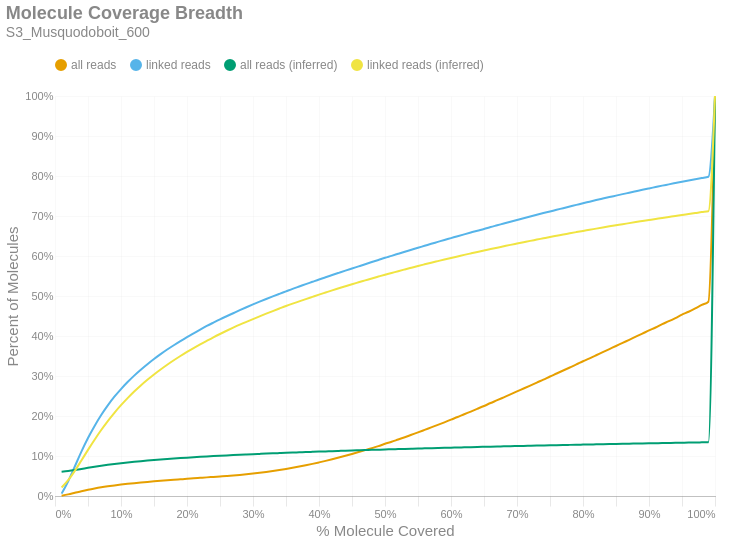

Source (notebook cell):
### Markdown cell above
### Molecule Read Coverage
This chart shows molecule coverage breadth as computed by the number of bases aligned to that molecule. In other words, "*how much of each unique long molecule is actually sequenced/aligned?*" Keep in mind there is a distinction between sequences and alignments, since some sequences belonging to a particular molecule may not align well and wouldn't appear in the alignment data. This chart also shows molecule coverage breadth as computed by the *inferred fragment* from which the aligned sequences originate. Unlike read coverage, this calculation takes into account the total insert size, including unsequenced gaps between the forward and reverse reads. Like the previous figures, these are cumulative percents.

### Code cell
if SKIPLR:
    print_html(f"Skipped")
else:
    binned_df = consolidated_hist(valids['coverage_bp'], mask, 0.01, True)
    binned_df_inf = consolidated_hist(valids['coverage_inserts'], mask, 0.01, True)
    binned_df = binned_df.with_columns(pl.lit(binned_df_inf['all reads (cumsum)']).alias('all reads (inferred)'))
    binned_df = binned_df.with_columns(pl.lit(binned_df_inf['linked reads (cumsum)']).alias('linked reads (inferred)'))
    binned_df = binned_df.with_columns(
        (pl.col('bin').cast(pl.Float64) + 0.01).alias('right_edge')
    )

    with SafeRender(binned_df):
        (
            density_plot(binned_df, 'Molecule Coverage Breadth', samplename, 'molcov', ['all reads (inferred)','linked reads (inferred)'])
            .encode(
                #x=alt.X('bin:Q', title="% Molecule Covered").axis(format = '%').scale(padding=0),
                x=alt.X('right_edge:Q', title="% Molecule Covered").axis(format='%').scale(padding=0),
                y=alt.Y('value:Q', title='Percent of Molecules')
                    .axis(format='%')
                    .stack(False)
                    .scale(domainMin=0, padding=0),
                color=alt.Color("key:N").scale(domain = ["all reads", "linked reads", "all reads (inferred)", "linked reads (inferred)"]),
                tooltip = [
                    alt.Tooltip("key:N", title = "Data Type"),
                    alt.Tooltip("range_label:N", title="% Molecule Covered"),
                    alt.Tooltip("value:Q", format = ".2%", title="% Molecules")
                ]
            )
        ).display()

### Figure 1 — Vega-Lite specification as saved in the notebook (floating-point values rounded to 4 significant figures)
{"width": "container", "height": 400, "config": {"title": {"anchor": "start", "dy": -15, "fontSize": 18, "color": "#888888", "subtitleColor": "#888888", "subtitleFontSize": 14}, "arc": {"fill": "#0072B2"}, "axis": {"domainColor": "#888888", "domainWidth": 0.5, "gridWidth": 0.2, "grid": false, "titleFontWeight": 400, "titleFontSize": 15, "labelFontSize": 11, "labelColor": "#888888", "tickColor": "#888888", "tickWidth": 0.2, "titleColor": "#888888"}, "axisBand": {"grid": false}, "axisX": {"grid": true, "tickSize": 10, "domainCap": "round"}, "axisY": {"domain": false, "grid": true, "tickSize": 0, "domainCap": "round"}, "background": "transparent", "header": {"labelFontSize": 15, "labelColor": "#888888", "titleFontSize": 15, "titleFontWeight": 600, "titleColor": "#888888"}, "legend": {"labelFont": "sans-serif", "labelFontSize": 12, "labelColor": "#888888", "symbolSize": 100, "symbolType": "circle", "titleFontSize": 12, "titlePadding": 10, "titleColor": "#888888", "title": null, "orient": "top"}, "range": {"category": ["#E69F00", "#56B4E9", "#009E73", "#F0E442", "#0072B2", "#D55E00", "#CC79A7", "#000000"], "diverging": ["#cfe8f3", "#a2d4ec", "#73bfe2", "#46abdb", "#1696d2", "#12719e"]}, "area": {"fill": "#0072B2", "fillOpacity": 0.7, "line": true, "strokeOpacity": 0.7}, "line": {"color": "#0072B2", "stroke": "#0072B2", "strokeWidth": 2}, "trail": {"color": "#0072B2", "stroke": "#0072B2", "strokeWidth": 0, "size": 1}, "point": {"filled": true, "fillOpacity": 1.0, "size": 95}, "text": {"color": "#888888", "fontSize": 11, "align": "right", "fontWeight": 400, "size": 11}, "bar": {"fill": "#0072B2", "stroke": null}, "view": {"stroke": null, "continuousWidth": 660, "continuousHeight": 400}}, "data": {"name": "data-469748966c6b6099ee981f1a38ce3412"}, "mark": {"type": "line", "interpolate": "monotone", "point": {"opacity": 0, "size": 275}}, "encoding": {"color": {"field": "key", "scale": {"domain": ["all reads", "linked reads", "all reads (inferred)", "linked reads (inferred)"]}, "type": "nominal"}, "tooltip": [{"field": "key", "title": "Data Type", "type": "nominal"}, {"field": "range_label", "title": "% Molecule Covered", "type": "nominal"}, {"field": "value", "format": ".2%", "title": "% Molecules", "type": "quantitative"}], "x": {"axis": {"format": "%"}, "field": "right_edge", "scale": {"padding": 0}, "title": "% Molecule Covered", "type": "quantitative"}, "y": {"axis": {"format": "%"}, "field": "value", "scale": {"domainMin": 0, "padding": 0}, "stack": false, "title": "Percent of Molecules", "type": "quantitative"}}, "params": [{"name": "param_c36ac31b6afebe62", "select": {"type": "point", "fields": ["key"]}, "bind": "legend"}], "title": {"text": "Molecule Coverage Breadth", "subtitle": "S3_Musquodoboit_600"}, "transform": [{"fold": ["all reads (cumsum)", "linked reads (cumsum)", "all reads (inferred)", "linked reads (inferred)"]}, {"calculate": "replace(datum.key, ' (cumsum)', '')", "as": "key"}, {"filter": {"param": "param_c36ac31b6afebe62"}}], "usermeta": {"embedOptions": {"downloadFileName": "S3_Musquodoboit_600.molcov"}}, "$schema": "https://vega.github.io/schema/vega-lite/v6.1.0.json", "datasets": {"data-469748966c6b6099ee981f1a38ce3412": [{"bin": "0.0", "interval": "0.0-0.01", "all reads": 0.0007727, "linked reads": 0.005959, "all reads (cumsum)": 0.0007727, "linked reads (cumsum)": 0.005959, "range_label": "0.0-0.01", "all reads (inferred)": 0.06039, "linked reads (inferred)": 0.02131, "right_edge": 0.01}, {"bin": "0.01", "interval": "0.01-0.02", "all reads": 0.003346, "linked reads": 0.03104, "all reads (cumsum)": 0.004118, "linked reads (cumsum)": 0.037, "range_label": "0.01-0.02", "all reads (inferred)": 0.06236, "linked reads (inferred)": 0.03956, "right_edge": 0.02}, {"bin": "0.02", "interval": "0.02-0.03", "all reads": 0.00388, "linked reads": 0.03676, "all reads (cumsum)": 0.007998, "linked reads (cumsum)": 0.07376, "range_label": "0.02-0.03", "all reads (inferred)": 0.06481, "linked reads (inferred)": 0.06278, "right_edge": 0.03}, {"bin": "0.03", "interval": "0.03-0.04", "all reads": 0.003934, "linked reads": 0.03709, "all reads (cumsum)": 0.01193, "linked reads (cumsum)": 0.1108, "range_label": "0.03-0.04", "all reads (inferred)": 0.06755, "linked reads (inferred)": 0.0889, "right_edge": 0.04}, {"bin": "0.04", "interval": "0.04-0.05", "all reads": 0.003594, "linked reads": 0.03406, "all reads (cumsum)": 0.01553, "linked reads (cumsum)": 0.1449, "range_label": "0.04-0.05", "all reads (inferred)": 0.07036, "linked reads (inferred)": 0.1153, "right_edge": 0.05}, {"bin": "0.05", "interval": "0.05-0.06", "all reads": 0.003196, "linked reads": 0.03016, "all reads (cumsum)": 0.01872, "linked reads (cumsum)": 0.1751, "range_label": "0.05-0.06", "all reads (inferred)": 0.07303, "linked reads (inferred)": 0.1408, "right_edge": 0.06}, {"bin": "0.06", "interval": "0.06-0.07", "all reads": 0.002886, "linked reads": 0.02731, "all reads (cumsum)": 0.02161, "linked reads (cumsum)": 0.2024, "range_label": "0.06-0.07", "all reads (inferred)": 0.07556, "linked reads (inferred)": 0.165, "right_edge": 0.07}, {"bin": "0.07", "interval": "0.07-0.08", "all reads": 0.002545, "linked reads": 0.02414, "all reads (cumsum)": 0.02415, "linked reads (cumsum)": 0.2265, "range_label": "0.07-0.08", "all reads (inferred)": 0.0779, "linked reads (inferred)": 0.1874, "right_edge": 0.08}, {"bin": "0.08", "interval": "0.08-0.09", "all reads": 0.002297, "linked reads": 0.02164, "all reads (cumsum)": 0.02645, "linked reads (cumsum)": 0.2482, "range_label": "0.08-0.09", "all reads (inferred)": 0.08005, "linked reads (inferred)": 0.208, "right_edge": 0.09}, {"bin": "0.09", "interval": "0.09-0.1", "all reads": 0.002039, "linked reads": 0.01909, "all reads (cumsum)": 0.02849, "linked reads (cumsum)": 0.2672, "range_label": "0.09-0.1", "all reads (inferred)": 0.08203, "linked reads (inferred)": 0.2271, "right_edge": 0.1}, {"bin": "0.1", "interval": "0.1-0.11", "all reads": 0.00189, "linked reads": 0.01761, "all reads (cumsum)": 0.03038, "linked reads (cumsum)": 0.2849, "range_label": "0.1-0.11", "all reads (inferred)": 0.08386, "linked reads (inferred)": 0.2447, "right_edge": 0.11}, {"bin": "0.11", "interval": "0.11-0.12", "all reads": 0.00173, "linked reads": 0.01612, "all reads (cumsum)": 0.03211, "linked reads (cumsum)": 0.301, "range_label": "0.11-0.12", "all reads (inferred)": 0.08558, "linked reads (inferred)": 0.2613, "right_edge": 0.12}, {"bin": "0.12", "interval": "0.12-0.13", "all reads": 0.001579, "linked reads": 0.01464, "all reads (cumsum)": 0.03369, "linked reads (cumsum)": 0.3156, "range_label": "0.12-0.13", "all reads (inferred)": 0.08715, "linked reads (inferred)": 0.2764, "right_edge": 0.13}, {"bin": "0.13", "interval": "0.13-0.14", "all reads": 0.001484, "linked reads": 0.01377, "all reads (cumsum)": 0.03517, "linked reads (cumsum)": 0.3294, "range_label": "0.13-0.14", "all reads (inferred)": 0.08862, "linked reads (inferred)": 0.2905, "right_edge": 0.14}, {"bin": "0.14", "interval": "0.14-0.15", "all reads": 0.001429, "linked reads": 0.01304, "all reads (cumsum)": 0.0366, "linked reads (cumsum)": 0.3424, "range_label": "0.14-0.15", "all reads (inferred)": 0.09001, "linked reads (inferred)": 0.3038, "right_edge": 0.15}, {"bin": "0.15", "interval": "0.15-0.16", "all reads": 0.001352, "linked reads": 0.01219, "all reads (cumsum)": 0.03795, "linked reads (cumsum)": 0.3546, "range_label": "0.15-0.16", "all reads (inferred)": 0.09131, "linked reads (inferred)": 0.3163, "right_edge": 0.16}, {"bin": "0.16", "interval": "0.16-0.17", "all reads": 0.001306, "linked reads": 0.01155, "all reads (cumsum)": 0.03926, "linked reads (cumsum)": 0.3662, "range_label": "0.16-0.17", "all reads (inferred)": 0.09255, "linked reads (inferred)": 0.3282, "right_edge": 0.17}, {"bin": "0.17", "interval": "0.17-0.18", "all reads": 0.001258, "linked reads": 0.01074, "all reads (cumsum)": 0.04052, "linked reads (cumsum)": 0.3769, "range_label": "0.17-0.18", "all reads (inferred)": 0.09372, "linked reads (inferred)": 0.3394, "right_edge": 0.18}, {"bin": "0.18", "interval": "0.18-0.19", "all reads": 0.001232, "linked reads": 0.01032, "all reads (cumsum)": 0.04175, "linked reads (cumsum)": 0.3872, "range_label": "0.18-0.19", "all reads (inferred)": 0.09484, "linked reads (inferred)": 0.35, "right_edge": 0.19}, {"bin": "0.19", "interval": "0.19-0.2", "all reads": 0.001233, "linked reads": 0.01, "all reads (cumsum)": 0.04298, "linked reads (cumsum)": 0.3972, "range_label": "0.19-0.2", "all reads (inferred)": 0.09591, "linked reads (inferred)": 0.3602, "right_edge": 0.2}, {"bin": "0.2", "interval": "0.2-0.21", "all reads": 0.001173, "linked reads": 0.00936, "all reads (cumsum)": 0.04415, "linked reads (cumsum)": 0.4066, "range_label": "0.2-0.21", "all reads (inferred)": 0.09691, "linked reads (inferred)": 0.3698, "right_edge": 0.21}, {"bin": "0.21", "interval": "0.21-0.22", "all reads": 0.001206, "linked reads": 0.009368, "all reads (cumsum)": 0.04536, "linked reads (cumsum)": 0.416, "range_label": "0.21-0.22", "all reads (inferred)": 0.09788, "linked reads (inferred)": 0.3791, "right_edge": 0.22}, {"bin": "0.22", "interval": "0.22-0.23", "all reads": 0.001202, "linked reads": 0.009061, "all reads (cumsum)": 0.04656, "linked reads (cumsum)": 0.425, "range_label": "0.22-0.23", "all reads (inferred)": 0.09882, "linked reads (inferred)": 0.388, "right_edge": 0.23}, {"bin": "0.23", "interval": "0.23-0.24", "all reads": 0.001167, "linked reads": 0.008445, "all reads (cumsum)": 0.04773, "linked reads (cumsum)": 0.4335, "range_label": "0.23-0.24", "all reads (inferred)": 0.09974, "linked reads (inferred)": 0.3967, "right_edge": 0.24}, {"bin": "0.24", "interval": "0.24-0.25", "all reads": 0.001177, "linked reads": 0.008202, "all reads (cumsum)": 0.04891, "linked reads (cumsum)": 0.4417, "range_label": "0.24-0.25", "all reads (inferred)": 0.1006, "linked reads (inferred)": 0.405, "right_edge": 0.25}, {"bin": "0.25", "interval": "0.25-0.26", "all reads": 0.001172, "linked reads": 0.007717, "all reads (cumsum)": 0.05008, "linked reads (cumsum)": 0.4494, "range_label": "0.25-0.26", "all reads (inferred)": 0.1015, "linked reads (inferred)": 0.4131, "right_edge": 0.26}, {"bin": "0.26", "interval": "0.26-0.27", "all reads": 0.001237, "linked reads": 0.007562, "all reads (cumsum)": 0.05132, "linked reads (cumsum)": 0.457, "range_label": "0.26-0.27", "all reads (inferred)": 0.1023, "linked reads (inferred)": 0.4208, "right_edge": 0.27}, {"bin": "0.27", "interval": "0.27-0.28", "all reads": 0.001388, "linked reads": 0.007534, "all reads (cumsum)": 0.0527, "linked reads (cumsum)": 0.4645, "range_label": "0.27-0.28", "all reads (inferred)": 0.1031, "linked reads (inferred)": 0.4283, "right_edge": 0.28}, {"bin": "0.28", "interval": "0.28-0.29", "all reads": 0.001548, "linked reads": 0.0073, "all reads (cumsum)": 0.05425, "linked reads (cumsum)": 0.4718, "range_label": "0.28-0.29", "all reads (inferred)": 0.1038, "linked reads (inferred)": 0.4354, "right_edge": 0.29}, {"bin": "0.29", "interval": "0.29-0.3", "all reads": 0.001727, "linked reads": 0.007102, "all reads (cumsum)": 0.05598, "linked reads (cumsum)": 0.4789, "range_label": "0.29-0.3", "all reads (inferred)": 0.1045, "linked reads (inferred)": 0.4423, "right_edge": 0.3}, {"bin": "0.3", "interval": "0.3-0.31", "all reads": 0.001931, "linked reads": 0.006919, "all reads (cumsum)": 0.05791, "linked reads (cumsum)": 0.4858, "range_label": "0.3-0.31", "all reads (inferred)": 0.1052, "linked reads (inferred)": 0.4491, "right_edge": 0.31}, {"bin": "0.31", "interval": "0.31-0.32", "all reads": 0.002125, "linked reads": 0.006654, "all reads (cumsum)": 0.06003, "linked reads (cumsum)": 0.4925, "range_label": "0.31-0.32", "all reads (inferred)": 0.1059, "linked reads (inferred)": 0.4558, "right_edge": 0.32}, {"bin": "0.32", "interval": "0.32-0.33", "all reads": 0.002332, "linked reads": 0.006488, "all reads (cumsum)": 0.06237, "linked reads (cumsum)": 0.499, "range_label": "0.32-0.33", "all reads (inferred)": 0.1066, "linked reads (inferred)": 0.4624, "right_edge": 0.33}, {"bin": "0.33", "interval": "0.33-0.34", "all reads": 0.002467, "linked reads": 0.006343, "all reads (cumsum)": 0.06483, "linked reads (cumsum)": 0.5053, "range_label": "0.33-0.34", "all reads (inferred)": 0.1073, "linked reads (inferred)": 0.4687, "right_edge": 0.34}, {"bin": "0.34", "interval": "0.34-0.35", "all reads": 0.002689, "linked reads": 0.006277, "all reads (cumsum)": 0.06752, "linked reads (cumsum)": 0.5116, "range_label": "0.34-0.35", "all reads (inferred)": 0.108, "linked reads (inferred)": 0.4749, "right_edge": 0.35}, {"bin": "0.35", "interval": "0.35-0.36", "all reads": 0.002915, "linked reads": 0.006284, "all reads (cumsum)": 0.07044, "linked reads (cumsum)": 0.5179, "range_label": "0.35-0.36", "all reads (inferred)": 0.1086, "linked reads (inferred)": 0.4808, "right_edge": 0.36}, {"bin": "0.36", "interval": "0.36-0.37", "all reads": 0.003058, "linked reads": 0.005896, "all reads (cumsum)": 0.07349, "linked reads (cumsum)": 0.5238, "range_label": "0.36-0.37", "all reads (inferred)": 0.1092, "linked reads (inferred)": 0.4865, "right_edge": 0.37}, {"bin": "0.37", "interval": "0.37-0.38", "all reads": 0.003301, "linked reads": 0.00583, "all reads (cumsum)": 0.0768, "linked reads (cumsum)": 0.5296, "range_label": "0.37-0.38", "all reads (inferred)": 0.1098, "linked reads (inferred)": 0.4923, "right_edge": 0.38}, {"bin": "0.38", "interval": "0.38-0.39", "all reads": 0.003492, "linked reads": 0.005888, "all reads (cumsum)": 0.08029, "linked reads (cumsum)": 0.5355, "range_label": "0.38-0.39", "all reads (inferred)": 0.1104, "linked reads (inferred)": 0.4979, "right_edge": 0.39}, {"bin": "0.39", "interval": "0.39-0.4", "all reads": 0.003703, "linked reads": 0.00586, "all reads (cumsum)": 0.08399, "linked reads (cumsum)": 0.5413, "range_label": "0.39-0.4", "all reads (inferred)": 0.111, "linked reads (inferred)": 0.5034, "right_edge": 0.4}, {"bin": "0.4", "interval": "0.4-0.41", "all reads": 0.003807, "linked reads": 0.005431, "all reads (cumsum)": 0.0878, "linked reads (cumsum)": 0.5468, "range_label": "0.4-0.41", "all reads (inferred)": 0.1116, "linked reads (inferred)": 0.5088, "right_edge": 0.41}, {"bin": "0.41", "interval": "0.41-0.42", "all reads": 0.004015, "linked reads": 0.00561, "all reads (cumsum)": 0.09181, "linked reads (cumsum)": 0.5524, "range_label": "0.41-0.42", "all reads (inferred)": 0.1121, "linked reads (inferred)": 0.5141, "right_edge": 0.42}, {"bin": "0.42", "interval": "0.42-0.43", "all reads": 0.004242, "linked reads": 0.005542, "all reads (cumsum)": 0.09605, "linked reads (cumsum)": 0.5579, "range_label": "0.42-0.43", "all reads (inferred)": 0.1127, "linked reads (inferred)": 0.5192, "right_edge": 0.43}, {"bin": "0.43", "interval": "0.43-0.44", "all reads": 0.004393, "linked reads": 0.005515, "all reads (cumsum)": 0.1004, "linked reads (cumsum)": 0.5634, "range_label": "0.43-0.44", "all reads (inferred)": 0.1132, "linked reads (inferred)": 0.5244, "right_edge": 0.44}, {"bin": "0.44", "interval": "0.44-0.45", "all reads": 0.004599, "linked reads": 0.005351, "all reads (cumsum)": 0.105, "linked reads (cumsum)": 0.5688, "range_label": "0.44-0.45", "all reads (inferred)": 0.1138, "linked reads (inferred)": 0.5294, "right_edge": 0.45}, {"bin": "0.45", "interval": "0.45-0.46", "all reads": 0.004747, "linked reads": 0.005311, "all reads (cumsum)": 0.1098, "linked reads (cumsum)": 0.5741, "range_label": "0.45-0.46", "all reads (inferred)": 0.1143, "linked reads (inferred)": 0.5343, "right_edge": 0.46}, {"bin": "0.46", "interval": "0.46-0.47", "all reads": 0.004837, "linked reads": 0.00534, "all reads (cumsum)": 0.1146, "linked reads (cumsum)": 0.5794, "range_label": "0.46-0.47", "all reads (inferred)": 0.1148, "linked reads (inferred)": 0.5391, "right_edge": 0.47}, {"bin": "0.47", "interval": "0.47-0.48", "all reads": 0.005083, "linked reads": 0.005447, "all reads (cumsum)": 0.1197, "linked reads (cumsum)": 0.5849, "range_label": "0.47-0.48", "all reads (inferred)": 0.1153, "linked reads (inferred)": 0.5439, "right_edge": 0.48}, {"bin": "0.48", "interval": "0.48-0.49", "all reads": 0.004969, "linked reads": 0.005212, "all reads (cumsum)": 0.1247, "linked reads (cumsum)": 0.5901, "range_label": "0.48-0.49", "all reads (inferred)": 0.1158, "linked reads (inferred)": 0.5486, "right_edge": 0.49}, {"bin": "0.49", "interval": "0.49-0.5", "all reads": 0.005812, "linked reads": 0.005426, "all reads (cumsum)": 0.1305, "linked reads (cumsum)": 0.5955, "range_label": "0.49-0.5", "all reads (inferred)": 0.1163, "linked reads (inferred)": 0.5532, "right_edge": 0.5}, {"bin": "0.5", "interval": "0.5-0.51", "all reads": 0.005059, "linked reads": 0.004873, "all reads (cumsum)": 0.1356, "linked reads (cumsum)": 0.6004, "range_label": "0.5-0.51", "all reads (inferred)": 0.1168, "linked reads (inferred)": 0.5576, "right_edge": 0.51}, {"bin": "0.51", "interval": "0.51-0.52", "all reads": 0.005794, "linked reads": 0.005147, "all reads (cumsum)": 0.1413, "linked reads (cumsum)": 0.6055, "range_label": "0.51-0.52", "all reads (inferred)": 0.1173, "linked reads (inferred)": 0.5621, "right_edge": 0.52}, {"bin": "0.52", "interval": "0.52-0.53", "all reads": 0.005697, "linked reads": 0.005097, "all reads (cumsum)": 0.147, "linked reads (cumsum)": 0.6106, "range_label": "0.52-0.53", "all reads (inferred)": 0.1178, "linked reads (inferred)": 0.5664, "right_edge": 0.53}, {"bin": "0.53", "interval": "0.53-0.54", "all reads": 0.005965, "linked reads": 0.004993, "all reads (cumsum)": 0.153, "linked reads (cumsum)": 0.6156, "range_label": "0.53-0.54", "all reads (inferred)": 0.1182, "linked reads (inferred)": 0.5707, "right_edge": 0.54}, {"bin": "0.54", "interval": "0.54-0.55", "all reads": 0.005921, "linked reads": 0.005003, "all reads (cumsum)": 0.1589, "linked reads (cumsum)": 0.6206, "range_label": "0.54-0.55", "all reads (inferred)": 0.1187, "linked reads (inferred)": 0.575, "right_edge": 0.55}, {"bin": "0.55", "interval": "0.55-0.56", "all reads": 0.00624, "linked reads": 0.00488, "all reads (cumsum)": 0.1652, "linked reads (cumsum)": 0.6255, "range_label": "0.55-0.56", "all reads (inferred)": 0.1191, "linked reads (inferred)": 0.5792, "right_edge": 0.56}, {"bin": "0.56", "interval": "0.56-0.57", "all reads": 0.006319, "linked reads": 0.004917, "all reads (cumsum)": 0.1715, "linked reads (cumsum)": 0.6304, "range_label": "0.56-0.57", "all reads (inferred)": 0.1196, "linked reads (inferred)": 0.5832, "right_edge": 0.57}, {"bin": "0.57", "interval": "0.57-0.58", "all reads": 0.006286, "linked reads": 0.004817, "all reads (cumsum)": 0.1778, "linked reads (cumsum)": 0.6352, "range_label": "0.57-0.58", "all reads (inferred)": 0.12, "linked reads (inferred)": 0.5872, "right_edge": 0.58}, {"bin": "0.58", "interval": "0.58-0.59", "all reads": 0.006448, "linked reads": 0.004843, "all reads (cumsum)": 0.1842, "linked reads (cumsum)": 0.6401, "range_label": "0.58-0.59", "all reads (inferred)": 0.1205, "linked reads (inferred)": 0.5912, "right_edge": 0.59}, {"bin": "0.59", "interval": "0.59-0.6", "all reads": 0.0067, "linked reads": 0.004697, "all reads (cumsum)": 0.1909, "linked reads (cumsum)": 0.6448, "range_label": "0.59-0.6", "all reads (inferred)": 0.1209, "linked reads (inferred)": 0.5951, "right_edge": 0.6}, {"bin": "0.6", "interval": "0.6-0.61", "all reads": 0.006498, "linked reads": 0.004716, "all reads (cumsum)": 0.1974, "linked reads (cumsum)": 0.6495, "range_label": "0.6-0.61", "all reads (inferred)": 0.1213, "linked reads (inferred)": 0.5989, "right_edge": 0.61}, {"bin": "0.61", "interval": "0.61-0.62", "all reads": 0.006917, "linked reads": 0.004657, "all reads (cumsum)": 0.2043, "linked reads (cumsum)": 0.6542, "range_label": "0.61-0.62", "all reads (inferred)": 0.1217, "linked reads (inferred)": 0.6028, "right_edge": 0.62}, {"bin": "0.62", "interval": "0.62-0.63", "all reads": 0.00678, "linked reads": 0.004605, "all reads (cumsum)": 0.2111, "linked reads (cumsum)": 0.6588, "range_label": "0.62-0.63", "all reads (inferred)": 0.1221, "linked reads (inferred)": 0.6065, "right_edge": 0.63}, {"bin": "0.63", "interval": "0.63-0.64", "all reads": 0.006925, "linked reads": 0.004553, "all reads (cumsum)": 0.218, "linked reads (cumsum)": 0.6633, "range_label": "0.63-0.64", "all reads (inferred)": 0.1226, "linked reads (inferred)": 0.6102, "right_edge": 0.64}, {"bin": "0.64", "interval": "0.64-0.65", "all reads": 0.006995, "linked reads": 0.00434, "all reads (cumsum)": 0.225, "linked reads (cumsum)": 0.6677, "range_label": "0.64-0.65", "all reads (inferred)": 0.123, "linked reads (inferred)": 0.6138, "right_edge": 0.65}, {"bin": "0.65", "interval": "0.65-0.66", "all reads": 0.007412, "linked reads": 0.004784, "all reads (cumsum)": 0.2325, "linked reads (cumsum)": 0.6724, "range_label": "0.65-0.66", "all reads (inferred)": 0.1233, "linked reads (inferred)": 0.6173, "right_edge": 0.66}, {"bin": "0.66", "interval": "0.66-0.67", "all reads": 0.007038, "linked reads": 0.004423, "all reads (cumsum)": 0.2395, "linked reads (cumsum)": 0.6769, "range_label": "0.66-0.67", "all reads (inferred)": 0.1237, "linked reads (inferred)": 0.6208, "right_edge": 0.67}, {"bin": "0.67", "interval": "0.67-0.68", "all reads": 0.007226, "linked reads": 0.00444, "all reads (cumsum)": 0.2467, "linked reads (cumsum)": 0.6813, "range_label": "0.67-0.68", "all reads (inferred)": 0.1241, "linked reads (inferred)": 0.6243, "right_edge": 0.68}, {"bin": "0.68", "interval": "0.68-0.69", "all reads": 0.007236, "linked reads": 0.004426, "all reads (cumsum)": 0.254, "linked reads (cumsum)": 0.6857, "range_label": "0.68-0.69", "all reads (inferred)": 0.1245, "linked reads (inferred)": 0.6278, "right_edge": 0.69}, {"bin": "0.69", "interval": "0.69-0.7", "all reads": 0.007462, "linked reads": 0.004329, "all reads (cumsum)": 0.2614, "linked reads (cumsum)": 0.6901, "range_label": "0.69-0.7", "all reads (inferred)": 0.1249, "linked reads (inferred)": 0.6311, "right_edge": 0.7}, {"bin": "0.7", "interval": "0.7-0.71", "all reads": 0.007235, "linked reads": 0.004255, "all reads (cumsum)": 0.2686, "linked reads (cumsum)": 0.6943, "range_label": "0.7-0.71", "all reads (inferred)": 0.1253, "linked reads (inferred)": 0.6345, "right_edge": 0.71}, {"bin": "0.71", "interval": "0.71-0.72", "all reads": 0.007385, "linked reads": 0.004435, "all reads (cumsum)": 0.276, "linked reads (cumsum)": 0.6987, "range_label": "0.71-0.72", "all reads (inferred)": 0.1256, "linked reads (inferred)": 0.6378, "right_edge": 0.72}, {"bin": "0.72", "interval": "0.72-0.73", "all reads": 0.007588, "linked reads": 0.004359, "all reads (cumsum)": 0.2836, "linked reads (cumsum)": 0.7031, "range_label": "0.72-0.73", "all reads (inferred)": 0.126, "linked reads (inferred)": 0.641, "right_edge": 0.73}, {"bin": "0.73", "interval": "0.73-0.74", "all reads": 0.007371, "linked reads": 0.004224, "all reads (cumsum)": 0.291, "linked reads (cumsum)": 0.7073, "range_label": "0.73-0.74", "all reads (inferred)": 0.1264, "linked reads (inferred)": 0.6443, "right_edge": 0.74}, {"bin": "0.74", "interval": "0.74-0.75", "all reads": 0.007832, "linked reads": 0.004103, "all reads (cumsum)": 0.2988, "linked reads (cumsum)": 0.7114, "range_label": "0.74-0.75", "all reads (inferred)": 0.1268, "linked reads (inferred)": 0.6476, "right_edge": 0.75}, {"bin": "0.75", "interval": "0.75-0.76", "all reads": 0.007351, "linked reads": 0.004064, "all reads (cumsum)": 0.3062, "linked reads (cumsum)": 0.7155, "range_label": "0.75-0.76", "all reads (inferred)": 0.1271, "linked reads (inferred)": 0.6506, "right_edge": 0.76}, {"bin": "0.76", "interval": "0.76-0.77", "all reads": 0.007555, "linked reads": 0.004117, "all reads (cumsum)": 0.3137, "linked reads (cumsum)": 0.7196, "range_label": "0.76-0.77", "all reads (inferred)": 0.1275, "linked reads (inferred)": 0.6537, "right_edge": 0.77}, {"bin": "0.77", "interval": "0.77-0.78", "all reads": 0.007554, "linked reads": 0.004087, "all reads (cumsum)": 0.3213, "linked reads (cumsum)": 0.7237, "range_label": "0.77-0.78", "all reads (inferred)": 0.1278, "linked reads (inferred)": 0.6568, "right_edge": 0.78}, {"bin": "0.78", "interval": "0.78-0.79", "all reads": 0.00759, "linked reads": 0.004046, "all reads (cumsum)": 0.3289, "linked reads (cumsum)": 0.7277, "range_label": "0.78-0.79", "all reads (inferred)": 0.1282, "linked reads (inferred)": 0.6598, "right_edge": 0.79}, {"bin": "0.79", "interval": "0.79-0.8", "all reads": 0.008001, "linked reads": 0.004131, "all reads (cumsum)": 0.3369, "linked reads (cumsum)": 0.7319, "range_label": "0.79-0.8", "all reads (inferred)": 0.1285, "linked reads (inferred)": 0.6628, "right_edge": 0.8}, {"bin": "0.8", "interval": "0.8-0.81", "all reads": 0.007376, "linked reads": 0.003915, "all reads (cumsum)": 0.3443, "linked reads (cumsum)": 0.7358, "range_label": "0.8-0.81", "all reads (inferred)": 0.1288, "linked reads (inferred)": 0.6655, "right_edge": 0.81}, {"bin": "0.81", "interval": "0.81-0.82", "all reads": 0.007681, "linked reads": 0.00399, "all reads (cumsum)": 0.3519, "linked reads (cumsum)": 0.7398, "range_label": "0.81-0.82", "all reads (inferred)": 0.1292, "linked reads (inferred)": 0.6685, "right_edge": 0.82}, {"bin": "0.82", "interval": "0.82-0.83", "all reads": 0.007772, "linked reads": 0.003787, "all reads (cumsum)": 0.3597, "linked reads (cumsum)": 0.7436, "range_label": "0.82-0.83", "all reads (inferred)": 0.1295, "linked reads (inferred)": 0.6713, "right_edge": 0.83}, {"bin": "0.83", "interval": "0.83-0.84", "all reads": 0.007698, "linked reads": 0.003706, "all reads (cumsum)": 0.3674, "linked reads (cumsum)": 0.7473, "range_label": "0.83-0.84", "all reads (inferred)": 0.1298, "linked reads (inferred)": 0.6741, "right_edge": 0.84}, {"bin": "0.84", "interval": "0.84-0.85", "all reads": 0.007628, "linked reads": 0.00368, "all reads (cumsum)": 0.375, "linked reads (cumsum)": 0.751, "range_label": "0.84-0.85", "all reads (inferred)": 0.1301, "linked reads (inferred)": 0.6768, "right_edge": 0.85}, {"bin": "0.85", "interval": "0.85-0.86", "all reads": 0.007762, "linked reads": 0.003682, "all reads (cumsum)": 0.3828, "linked reads (cumsum)": 0.7546, "range_label": "0.85-0.86", "all reads (inferred)": 0.1304, "linked reads (inferred)": 0.6794, "right_edge": 0.86}, {"bin": "0.86", "interval": "0.86-0.87", "all reads": 0.007627, "linked reads": 0.003567, "all reads (cumsum)": 0.3904, "linked reads (cumsum)": 0.7582, "range_label": "0.86-0.87", "all reads (inferred)": 0.1308, "linked reads (inferred)": 0.6822, "right_edge": 0.87}, {"bin": "0.87", "interval": "0.87-0.88", "all reads": 0.007861, "linked reads": 0.003627, "all reads (cumsum)": 0.3983, "linked reads (cumsum)": 0.7618, "range_label": "0.87-0.88", "all reads (inferred)": 0.1311, "linked reads (inferred)": 0.6849, "right_edge": 0.88}, {"bin": "0.88", "interval": "0.88-0.89", "all reads": 0.007697, "linked reads": 0.003643, "all reads (cumsum)": 0.406, "linked reads (cumsum)": 0.7655, "range_label": "0.88-0.89", "all reads (inferred)": 0.1314, "linked reads (inferred)": 0.6874, "right_edge": 0.89}, {"bin": "0.89", "interval": "0.89-0.9", "all reads": 0.007885, "linked reads": 0.003503, "all reads (cumsum)": 0.4139, "linked reads (cumsum)": 0.769, "range_label": "0.89-0.9", "all reads (inferred)": 0.1317, "linked reads (inferred)": 0.69, "right_edge": 0.9}, {"bin": "0.9", "interval": "0.9-0.91", "all reads": 0.007396, "linked reads": 0.003442, "all reads (cumsum)": 0.4213, "linked reads (cumsum)": 0.7724, "range_label": "0.9-0.91", "all reads (inferred)": 0.132, "linked reads (inferred)": 0.6925, "right_edge": 0.91}, {"bin": "0.91", "interval": "0.91-0.92", "all reads": 0.00847, "linked reads": 0.003469, "all reads (cumsum)": 0.4297, "linked reads (cumsum)": 0.7759, "range_label": "0.91-0.92", "all reads (inferred)": 0.1323, "linked reads (inferred)": 0.6952, "right_edge": 0.92}, {"bin": "0.92", "interval": "0.92-0.93", "all reads": 0.007241, "linked reads": 0.00321, "all reads (cumsum)": 0.437, "linked reads (cumsum)": 0.7791, "range_label": "0.92-0.93", "all reads (inferred)": 0.1326, "linked reads (inferred)": 0.6976, "right_edge": 0.93}, {"bin": "0.93", "interval": "0.93-0.94", "all reads": 0.007925, "linked reads": 0.003315, "all reads (cumsum)": 0.4449, "linked reads (cumsum)": 0.7824, "range_label": "0.93-0.94", "all reads (inferred)": 0.1329, "linked reads (inferred)": 0.7, "right_edge": 0.94}, {"bin": "0.94", "interval": "0.94-0.95", "all reads": 0.008493, "linked reads": 0.003339, "all reads (cumsum)": 0.4534, "linked reads (cumsum)": 0.7858, "range_label": "0.94-0.95", "all reads (inferred)": 0.1332, "linked reads (inferred)": 0.7025, "right_edge": 0.95}, {"bin": "0.95", "interval": "0.95-0.96", "all reads": 0.007207, "linked reads": 0.003163, "all reads (cumsum)": 0.4606, "linked reads (cumsum)": 0.7889, "range_label": "0.95-0.96", "all reads (inferred)": 0.1335, "linked reads (inferred)": 0.7048, "right_edge": 0.96}, {"bin": "0.96", "interval": "0.96-0.97", "all reads": 0.00836, "linked reads": 0.003045, "all reads (cumsum)": 0.469, "linked reads (cumsum)": 0.792, "range_label": "0.96-0.97", "all reads (inferred)": 0.1338, "linked reads (inferred)": 0.7073, "right_edge": 0.97}, {"bin": "0.97", "interval": "0.97-0.98", "all reads": 0.008796, "linked reads": 0.002954, "all reads (cumsum)": 0.4778, "linked reads (cumsum)": 0.7949, "range_label": "0.97-0.98", "all reads (inferred)": 0.1342, "linked reads (inferred)": 0.7098, "right_edge": 0.98}, {"bin": "0.98", "interval": "0.98-0.99", "all reads": 0.007995, "linked reads": 0.003231, "all reads (cumsum)": 0.4857, "linked reads (cumsum)": 0.7981, "range_label": "0.98-0.99", "all reads (inferred)": 0.1345, "linked reads (inferred)": 0.7119, "right_edge": 0.99}, {"bin": "0.99", "interval": "0.99-1.0", "all reads": 0.5143, "linked reads": 0.2019, "all reads (cumsum)": 1.0, "linked reads (cumsum)": 1.0, "range_label": "0.99-1.0", "all reads (inferred)": 1.0, "linked reads (inferred)": 1.0, "right_edge": 1.0}]}}
